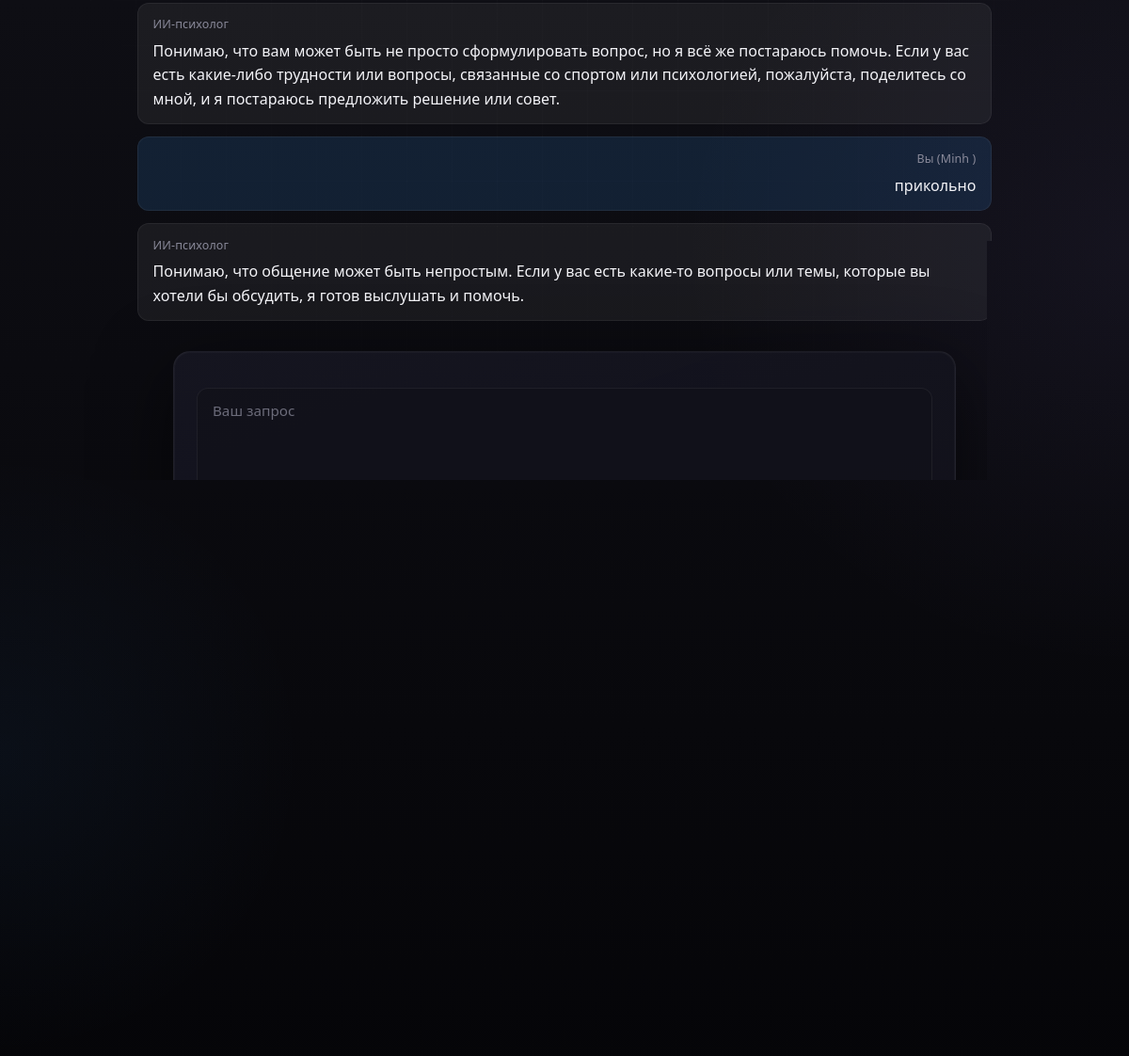
Before: /autorization (signed in, lower part) with the older database file.
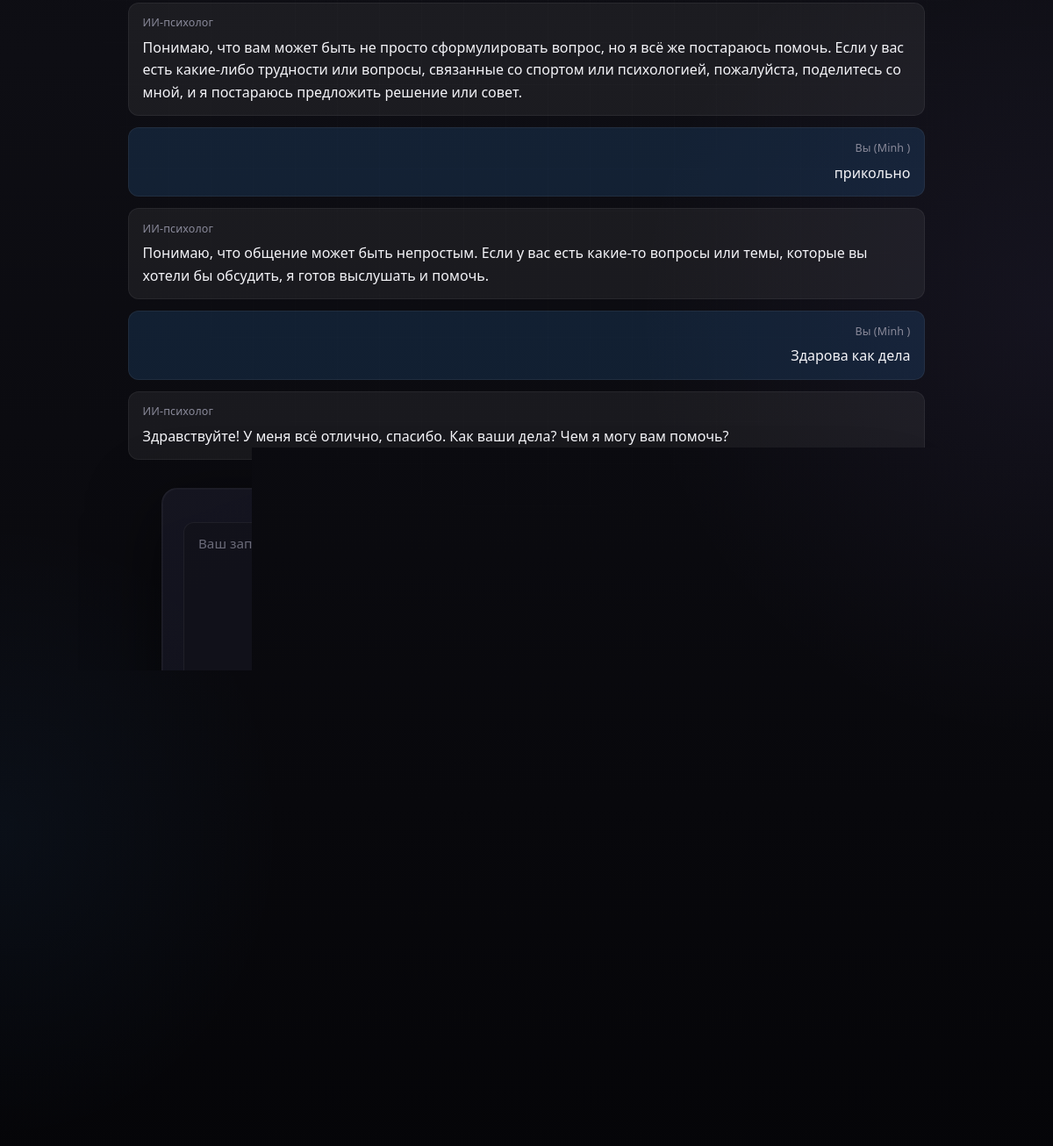
After: the same page with the newer database file.
### tables this page shows
CREATE TABLE data(
                id INTEGER PRIMARY KEY AUTOINCREMENT, 
                login TEXT,
                role TEXT,
                answer TEXT
                );

CREATE TABLE users(
                id INTEGER PRIMARY KEY AUTOINCREMENT, 
                name TEXT, 
                login TEXT,
                password TEXT);

### app/__init__.py (the view)
    @app.route('/autorization', methods=['GET','POST'])
    def autorization():
        if request.method == 'POST':
            login = request.form['login']
            password = request.form['password']
            hash = get_hash(login)
            if hash != None and check_password(password, hash):
                session['login'] = login
                info = load_messages(login)
                return render_template('page.html', name=get_name(login), info=info)
            else:
                return render_template('errors.html', problem = 'Логин и пароль не нашлись')
        else:
            if 'login' in session:
                return render_template('page.html', name=get_name(session['login']), info=load_messages(session['login']))
            else:
                return 'У вас нет доступа, авторизуйтесь'

### app/ai.py (called while the page is built)
def load_history(login):
    history = memory.copy()
    history.extend(get_data(login))
    return history

def load_messages(login):
    history = load_history(login)
    history.pop(0)
    return history

### database/logic_db.py (called while the page is built)
def get_data(login):
    con = sqlite3.connect('users.db')
    cur = con.cursor()
    result = cur.execute('''SELECT role, answer FROM data where login = ?''', (login,)).fetchall()
    if result is None:
        return 'Ошибочка'
    ls = []
    for role, answer in result:
        ls.append({'role': role, 'text': answer})
    return ls

def get_name(login):
    con = sqlite3.connect('users.db')
    cur = con.cursor()
    result = cur.execute('''SELECT name FROM users where login = ?''', (login,)).fetchone()
    if result is None:
        return 'Ошибочка'
    return result[0]

### app/templates/page.html (shortened to what this page needs)
<!DOCTYPE html>
<html lang="en">
<head>
    <link rel="stylesheet" href="{{url_for('static', filename = 'style.css')}}">
</head>
<body>
    <div class = 'res'>
        {% for text in info %}
        <div class="msg {{ text.role }}">
            {% if text.role == 'user' %}
            <div class="author">Вы ({{ name }})</div>
            {% else %}
            <div class="author">ИИ-психолог</div>
            {% endif %}
            <p>{{ text.text }}</p>
        </div>
        {% endfor %}
    </div>
    <form action="/response" method="post">
        <textarea name="responsible" id="responsible" placeholder="Ваш запрос" rows="25"></textarea>
        <button type="submit">Отправить</button>
    </form>
</body>
</html>

### app/static/style.css (style rules this page uses)
*, *::before, *::after { box-sizing: border-box; margin: 0; }
:root { --bg-void: #050508; --bg-deep: #0a0a0f; --bg: #0e0e14; --bg-elevated: rgba(18, 18, 26, 0.85); --surface: rgba(28, 28, 40, 0.55); --surface-solid: #16161f; --border: rgba(255, 255, 255, 0.06); --border-glow: rgba(120, 200, 255, 0.22); --text: #f4f4f8; --text-muted: #8a8a9a; --accent: #3d9eff; --accent-bright: #7ec8ff; --accent-dim: rgba(61, 158, 255, 0.12); --accent-glow: rgba(61, 158, 255, 0.35); --violet: #a78bfa; --radius: 18px; --radius-sm: 12px; --shadow-lg: 0 24px 80px rgba(0, 0, 0, 0.55); --shadow-glow: 0 0 60px rgba(61, 158, 255, 0.08); --font: "Segoe UI", system-ui, -apple-system, BlinkMacSystemFont, sans-serif; --ease-out: cubic-bezier(0.22, 1, 0.36, 1); }
body { position: relative; font-family: var(--font); color: var(--text); min-height: 100vh; line-height: 1.6; -webkit-font-smoothing: antialiased; padding: 0 clamp(1rem, 4vw, 2rem) clamp(2rem, 6vw, 4rem); isolation: isolate; background-color: var(--bg-void); background-image: radial-gradient(ellipse 100% 60% at 50% -15%, rgba(61, 158, 255, 0.14), transparent 55%), radial-gradient(ellipse 80% 50% at 100% 50%, rgba(167, 139, 250, 0.06), transparent 50%), radial-gradient(ellipse 60% 40% at 0% 80%, rgba(61, 158, 255, 0.05), transparent 45%), linear-gradient(180deg, var(--bg-deep) 0%, var(--bg) 35%, var(--bg-void) 100%); }
body::before { content: ""; position: fixed; inset: 0; z-index: -1; pointer-events: none; background-image: linear-gradient(rgba(255, 255, 255, 0.02) 1px, transparent 1px), linear-gradient(90deg, rgba(255, 255, 255, 0.02) 1px, transparent 1px); background-size: 48px 48px; mask-image: radial-gradient(ellipse 90% 70% at 50% 30%, black 20%, transparent 70%); opacity: 0.7; }
p { color: var(--text); margin-left: 0; margin-top: 1rem; max-width: 48rem; }
form { display: flex; flex-direction: column; gap: 0.9rem; align-items: stretch; max-width: 22rem; margin: 1.5rem auto 0; padding: 0; }
form[action="/response"] { max-width: min(52rem, 100%); margin-top: 2rem; padding: 1.35rem 1.5rem 1.5rem; border-radius: var(--radius); background: linear-gradient(160deg, rgba(22, 22, 34, 0.9) 0%, rgba(14, 14, 22, 0.95) 100%); border: 1px solid var(--border); box-shadow: var(--shadow-lg), 0 0 0 1px rgba(255, 255, 255, 0.03) inset; gap: 1rem; }
input[type="text"], input[type="password"], input[type="email"], textarea { width: 100%; padding: 0.75rem 1rem; font: inherit; font-size: 0.95rem; line-height: 1.5; color: var(--text); background: var(--bg-elevated); border: 1px solid var(--border); border-radius: var(--radius-sm); transition: border-color 0.2s var(--ease-out), box-shadow 0.2s var(--ease-out), background 0.2s var(--ease-out); }
textarea { min-height: 12rem; resize: vertical; font-family: inherit; }
input::placeholder, textarea::placeholder { color: var(--text-muted); opacity: 0.75; }
button { display: inline-flex; align-items: center; justify-content: center; gap: 0.4rem; padding: 0.7rem 1.35rem; font: inherit; font-size: 0.95rem; font-weight: 650; letter-spacing: 0.02em; color: var(--bg-void); background: linear-gradient(145deg, var(--accent-bright) 0%, var(--accent) 45%, #2563eb 100%); border: none; border-radius: var(--radius-sm); cursor: pointer; box-shadow: 0 2px 12px rgba(0, 0, 0, 0.35), 0 0 0 1px rgba(255, 255, 255, 0.12) inset; transition: transform 0.15s var(--ease-out), box-shadow 0.2s var(--ease-out), filter 0.2s var(--ease-out); }
form[action="/response"] button { align-self: flex-end; min-width: 10rem; }
.res { padding-left: 10%; padding-right: 10%; }
.msg { margin: 0.8rem 0; padding: 0.8rem 1rem; border-radius: var(--radius-sm); border: 1px solid var(--border); }
.msg.user { background: rgba(61, 158, 255, 0.14); text-align: right; }
.msg.assistant { background: rgba(255, 255, 255, 0.06); text-align: left; }
.msg p { margin: 0; max-width: none; }
.author { font-size: 0.78rem; color: var(--text-muted); margin-bottom: 0.35rem; letter-spacing: 0.01em; }

Changed rows visible on the page:
added data: {{ name }} "Minh", text "Здарова как дела", role "user" (drawn)
added data: role "ИИ-психолог", text "Здравствуйте! У меня всё отлично, спасибо. Как ваши дела? Чем я могу вам помочь?"
